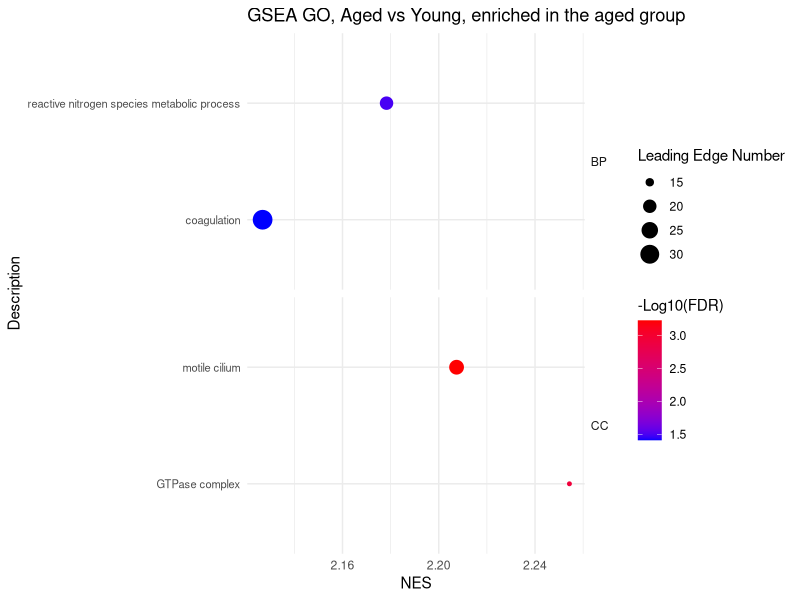
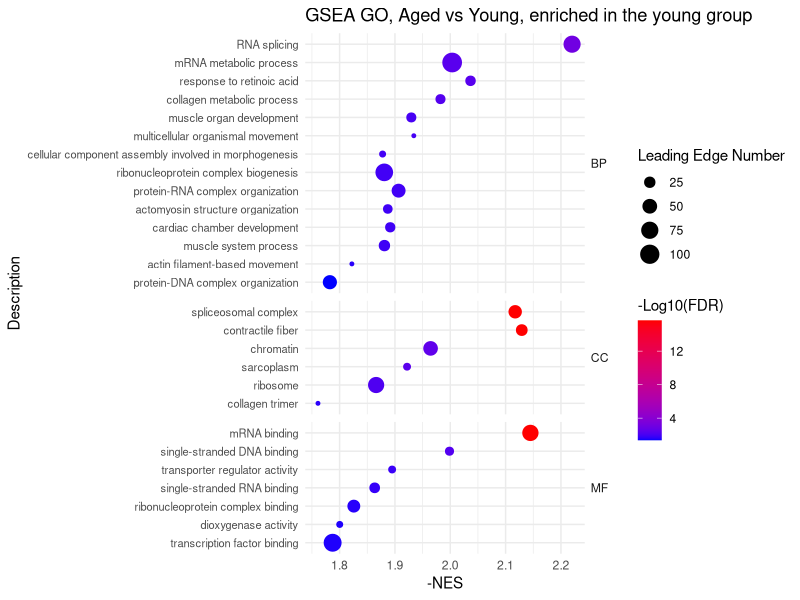
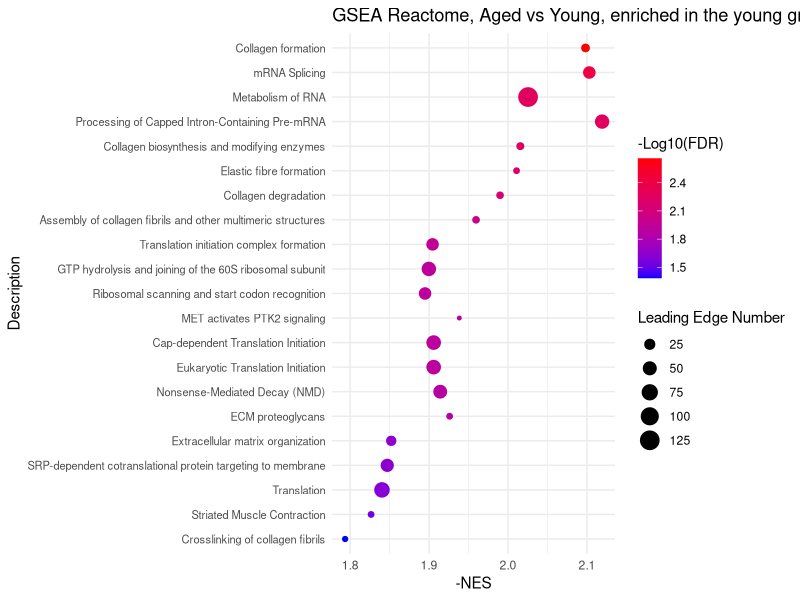
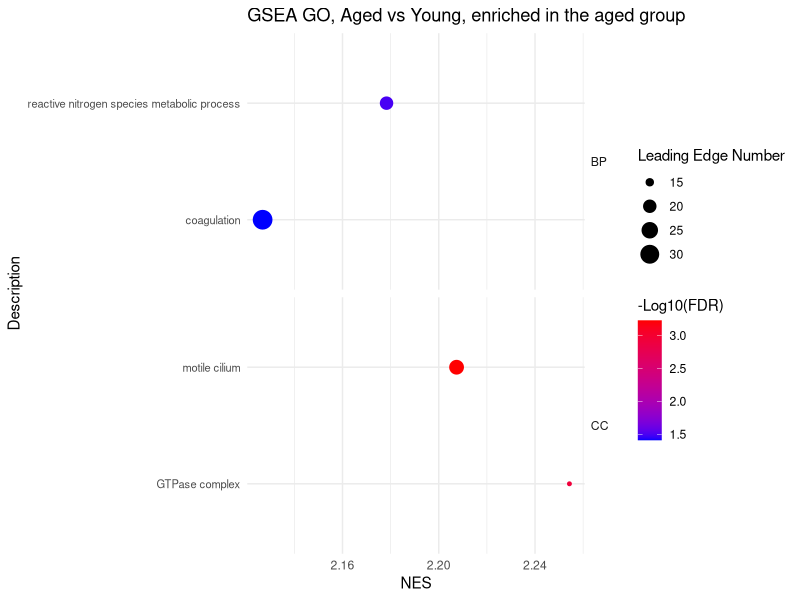
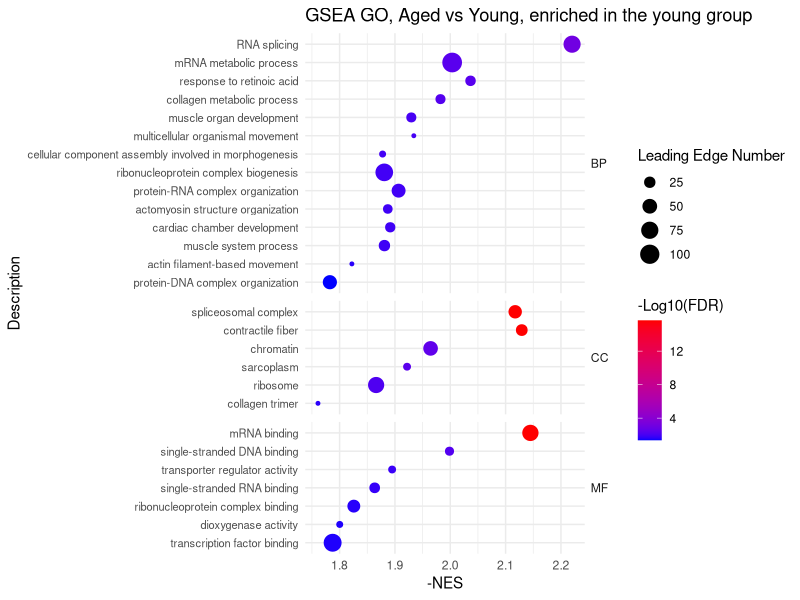
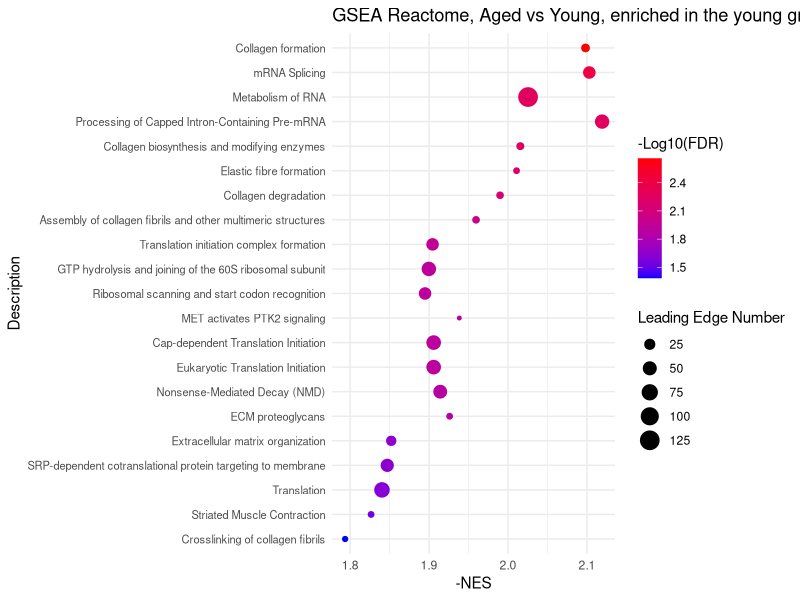

Generate these figures, in order, with R:
# =============================================================================
# Script 5 (age_vs_young_GSEA): Dot plots of gene set enrichment analysis
#                               (GSEA) results, Aged vs Young (single-factor)
# =============================================================================
#
# Purpose:
#   Plot pre-computed GSEA results (GO and Reactome) for the Aged vs Young
#   comparison of the single-factor model in Script_4 (A = 7-11m,
#   Y = 7w). This script only draws figures; the enrichment
#   analysis itself was run outside R.
#
# NES direction:
#   Positive NES = gene set enriched in the Aged group (up in Aged - Young);
#   negative NES = enriched in the Young group. For the young-enriched plots
#   (Figures S4b, S4c) the x-axis shows -NES, so all points lie on the
#   positive side; the values in the table are unchanged.
#
# Input (in this folder):
#   - GSEA_summary_aged_vs_young_single_factor.xlsx
#       Selected significant gene sets, one sheet per plot:
#         "GO aged"        (4 GO terms, NES > 0)
#         "GO young"       (27 GO terms, NES < 0)
#         "Reactome young" (21 Reactome pathways, NES < 0)
#       Columns: GO (BP / CC / MF; not in the Reactome sheet), Gene Set,
#       Description, Size, Leading Edge Number, ES, NES, P Value, FDR, and
#       Log10(FDR).
#       Note: "Log10(FDR)" holds -log10(FDR) (positive; larger = more
#       significant). The column keeps this name because Excel reads a header
#       starting with "-" as a formula; the figure legends are labelled
#       "-Log10(FDR)" with labs() below.
#
# Output (written to this folder):
#   - GSEA_age_vs_young_single_factor.pdf
#       3 pages: Figure S4a, Figure S4b, Figure S4c (in this order).
#
# Plot layout (all pages): x = NES (or -NES), y = gene set, point color =
#   -log10(FDR), point size = Leading Edge Number. Gene sets are sorted by
#   -log10(FDR), so the most significant one is at the top.
#
# Run in RStudio: setwd() below requires an interactive RStudio session.
# =============================================================================

# Load required packages.
# readxl: read_excel(); dplyr: arrange() / group_by() / mutate();
# ggplot2: dot plots.
library(readxl)
library(dplyr)
library(ggplot2)


# Set the working directory to this script's folder (RStudio only).
setwd(dirname(rstudioapi::getSourceEditorContext()$path))


# Step 1: GO gene sets enriched in the aged group (Figure S4a) -----------------
up <- read_excel(
  "GSEA_summary_aged_vs_young_single_factor.xlsx",
  sheet = "GO aged"
)


# Sort within each GO category and preserve the order for the y-axis.
# Factor levels are displayed from bottom to top.
up <- up %>%
  dplyr::group_by(GO) %>%
  dplyr::arrange(`Log10(FDR)`, .by_group = TRUE) %>%
  dplyr::ungroup() %>%
  dplyr::mutate(
    Description = factor(Description, levels = unique(Description))
  )


# Map enrichment score, -log10(FDR), and leading-edge size.
p1 <- ggplot(
  up,
  aes(
    x = NES,
    y = Description,
    color = `Log10(FDR)`,
    size = `Leading Edge Number`
  )
) +
  geom_point() +
  scale_colour_gradient(
    low = "blue",
    high = "red",
    space = "Lab",
    na.value = "grey50",
    guide = "colourbar",
    aesthetics = "colour"
  ) +
  ggtitle("GSEA GO, Aged vs Young, enriched in the aged group") +
  labs(colour = "-Log10(FDR)") + # Legend title (column holds -log10(FDR))
  # Separate GO categories with independently sized y-axis panels.
  facet_grid(GO ~ ., scales = "free_y", space = "free_y") +
  theme_minimal() +
  theme(
    axis.text.y = element_text(size = 8),
    strip.text.y = element_text(angle = 0, hjust = 0)
  )
#make Figure S4a
print(p1)


# Step 2: GO gene sets enriched in the young group (Figure S4b) ----------------
down <- read_excel(
  "GSEA_summary_aged_vs_young_single_factor.xlsx",
  sheet = "GO young"
)


# Sort within each GO category and preserve the order for the y-axis.
# Factor levels are displayed from bottom to top.
down <- down %>%
  dplyr::group_by(GO) %>%
  dplyr::arrange(`Log10(FDR)`, .by_group = TRUE) %>%
  dplyr::ungroup() %>%
  dplyr::mutate(
    Description = factor(Description, levels = unique(Description))
  )


# Map enrichment score, -log10(FDR), and leading-edge size.
# Reverse the NES sign for display, preserving the original values in the table.
p2 <- ggplot(
  down,
  aes(
    x = (-1) * NES,
    y = Description,
    color = `Log10(FDR)`,
    size = `Leading Edge Number`
  )
) +
  geom_point() +
  scale_colour_gradient(
    low = "blue",
    high = "red",
    space = "Lab",
    na.value = "grey50",
    guide = "colourbar",
    aesthetics = "colour"
  ) +
  ggtitle("GSEA GO, Aged vs Young, enriched in the young group") +
  labs(x = "-NES", colour = "-Log10(FDR)") + # Axis and legend titles
  # Separate GO categories with independently sized y-axis panels.
  facet_grid(GO ~ ., scales = "free_y", space = "free_y") +
  theme_minimal() +
  theme(
    axis.text.y = element_text(size = 8),
    strip.text.y = element_text(angle = 0, hjust = 0)
  )

#make Figure S4b
print(p2)


# Step 3: Reactome pathways enriched in the young group (Figure S4c) -----------
up <- read_excel(
  "GSEA_summary_aged_vs_young_single_factor.xlsx",
  sheet = "Reactome young"
)


# Sort by increasing -log10(FDR).
# Larger values (more significant) appear higher on the y-axis.
up <- up %>%
  dplyr::arrange(abs(`Log10(FDR)`)) %>%
  dplyr::mutate(
    Description = factor(Description, levels = unique(Description))
  )


# Map enrichment score, -log10(FDR), and leading-edge size.
# Reverse the NES sign for display, preserving the original values in the table.
p3 <- ggplot(
  up,
  aes(
    x = (-1) * NES,
    y = Description,
    color = `Log10(FDR)`,
    size = `Leading Edge Number`
  )
) +
  geom_point() +
  scale_colour_gradient(
    low = "blue",
    high = "red",
    space = "Lab",
    na.value = "grey50",
    guide = "colourbar",
    aesthetics = "colour"
  ) +
  ggtitle("GSEA Reactome, Aged vs Young, enriched in the young group") +
  labs(x = "-NES", colour = "-Log10(FDR)") + # Axis and legend titles
  theme_minimal() +
  theme(axis.text.y = element_text(size = 8))

# make Figure S4c
print(p3)


# Step 4: Save figures ---------------------------------------------------------

# Export the three plots to one PDF (pages: Figure S4a, S4b, S4c).
pdf("GSEA_age_vs_young_single_factor.pdf", width = 11, height = 8.5)
print(p1)
print(p2)
print(p3)
dev.off()


# Save the current workspace (plot objects p1-p3).
save.image("GSEA_aged_vs_young_single_factor.RData")
